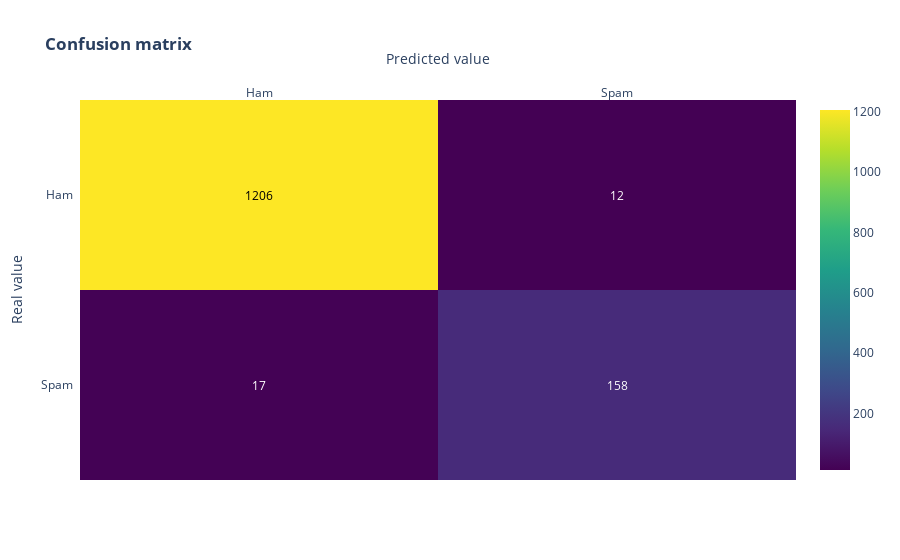

Source (notebook cell):
### Code cell
y_preds = (model.predict(X_test) > 0.5).astype("int32")
conf_matrix(metrics.confusion_matrix(y_test, y_preds))

### Figure 1 — Plotly figure (JSON) as saved in the notebook; plotly's stock layout.template omitted (floating-point values rounded to 4 significant figures)
{"data": [{"colorscale": [[0, "#440154"], [0.1111, "#482878"], [0.2222, "#3e4989"], [0.3333, "#31688e"], [0.4444, "#26828e"], [0.5556, "#1f9e89"], [0.6667, "#35b779"], [0.7778, "#6ece58"], [0.8889, "#b5de2b"], [1, "#fde725"]], "reversescale": false, "showscale": true, "type": "heatmap", "x": ["Ham", "Spam"], "y": ["Spam", "Ham"], "z": [[17, 158], [1206, 12]]}], "layout": {"annotations": [{"font": {"color": "#FFFFFF"}, "showarrow": false, "text": "17", "x": "Ham", "xref": "x", "y": "Spam", "yref": "y"}, {"font": {"color": "#FFFFFF"}, "showarrow": false, "text": "158", "x": "Spam", "xref": "x", "y": "Spam", "yref": "y"}, {"font": {"color": "#000000"}, "showarrow": false, "text": "1206", "x": "Ham", "xref": "x", "y": "Ham", "yref": "y"}, {"font": {"color": "#FFFFFF"}, "showarrow": false, "text": "12", "x": "Spam", "xref": "x", "y": "Ham", "yref": "y"}], "autosize": true, "title": {"text": "<b>Confusion matrix</b>"}, "xaxis": {"autorange": true, "dtick": 1, "gridcolor": "rgb(0, 0, 0)", "range": [-0.5, 1.5], "side": "top", "ticks": "", "title": {"text": "Predicted value"}, "type": "category"}, "yaxis": {"autorange": true, "dtick": 1, "range": [-0.5, 1.5], "ticks": "", "ticksuffix": "  ", "title": {"text": "Real value"}, "type": "category"}}}
